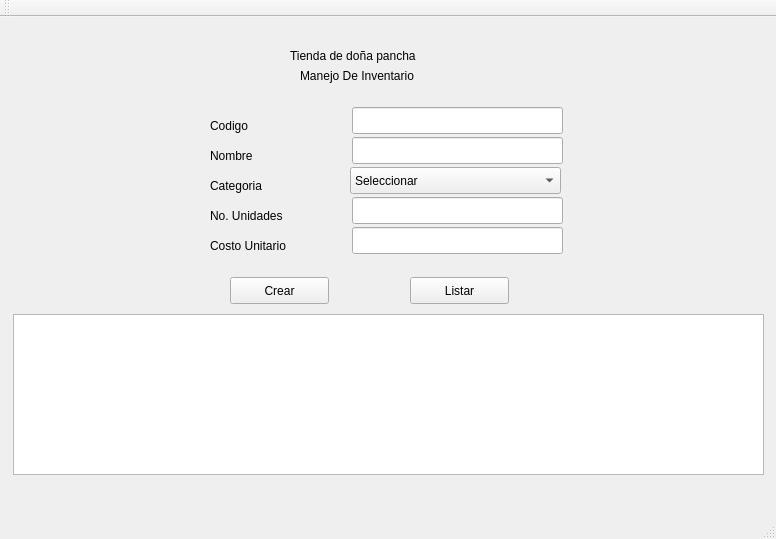
<?xml version="1.0" encoding="UTF-8"?>
<ui version="4.0">
 <class>Ventana</class>
 <widget class="QMainWindow" name="Ventana">
  <property name="geometry">
   <rect>
    <x>0</x>
    <y>0</y>
    <width>776</width>
    <height>539</height>
   </rect>
  </property>
  <property name="windowTitle">
   <string>Ventana</string>
  </property>
  <widget class="QWidget" name="centralWidget">
   <widget class="QLabel" name="label">
    <property name="geometry">
     <rect>
      <x>290</x>
      <y>30</y>
      <width>161</width>
      <height>17</height>
     </rect>
    </property>
    <property name="text">
     <string>Tienda de doña pancha</string>
    </property>
   </widget>
   <widget class="QLabel" name="label_2">
    <property name="geometry">
     <rect>
      <x>210</x>
      <y>130</y>
      <width>67</width>
      <height>17</height>
     </rect>
    </property>
    <property name="text">
     <string>Nombre</string>
    </property>
   </widget>
   <widget class="QLabel" name="label_3">
    <property name="geometry">
     <rect>
      <x>300</x>
      <y>50</y>
      <width>151</width>
      <height>17</height>
     </rect>
    </property>
    <property name="text">
     <string>Manejo De Inventario</string>
    </property>
   </widget>
   <widget class="QLabel" name="label_4">
    <property name="geometry">
     <rect>
      <x>210</x>
      <y>100</y>
      <width>67</width>
      <height>17</height>
     </rect>
    </property>
    <property name="text">
     <string>Codigo</string>
    </property>
   </widget>
   <widget class="QLabel" name="label_5">
    <property name="geometry">
     <rect>
      <x>210</x>
      <y>160</y>
      <width>67</width>
      <height>17</height>
     </rect>
    </property>
    <property name="text">
     <string>Categoria</string>
    </property>
   </widget>
   <widget class="QLabel" name="label_6">
    <property name="geometry">
     <rect>
      <x>210</x>
      <y>190</y>
      <width>101</width>
      <height>17</height>
     </rect>
    </property>
    <property name="text">
     <string>No. Unidades</string>
    </property>
   </widget>
   <widget class="QLabel" name="label_7">
    <property name="geometry">
     <rect>
      <x>210</x>
      <y>220</y>
      <width>101</width>
      <height>17</height>
     </rect>
    </property>
    <property name="text">
     <string>Costo Unitario</string>
    </property>
   </widget>
   <widget class="QLineEdit" name="objCodigo">
    <property name="geometry">
     <rect>
      <x>352</x>
      <y>90</y>
      <width>211</width>
      <height>27</height>
     </rect>
    </property>
   </widget>
   <widget class="QLineEdit" name="objNombre">
    <property name="geometry">
     <rect>
      <x>352</x>
      <y>120</y>
      <width>211</width>
      <height>27</height>
     </rect>
    </property>
   </widget>
   <widget class="QLineEdit" name="objUnidades">
    <property name="geometry">
     <rect>
      <x>352</x>
      <y>180</y>
      <width>211</width>
      <height>27</height>
     </rect>
    </property>
   </widget>
   <widget class="QLineEdit" name="objCosto">
    <property name="geometry">
     <rect>
      <x>352</x>
      <y>210</y>
      <width>211</width>
      <height>27</height>
     </rect>
    </property>
   </widget>
   <widget class="QComboBox" name="objCategoria">
    <property name="geometry">
     <rect>
      <x>350</x>
      <y>150</y>
      <width>211</width>
      <height>27</height>
     </rect>
    </property>
    <item>
     <property name="text">
      <string notr="true">Seleccionar</string>
     </property>
    </item>
    <item>
     <property name="text">
      <string>Básica</string>
     </property>
    </item>
    <item>
     <property name="text">
      <string>Aseo</string>
     </property>
    </item>
    <item>
     <property name="text">
      <string>General</string>
     </property>
    </item>
   </widget>
   <widget class="QTextEdit" name="objSalida">
    <property name="geometry">
     <rect>
      <x>13</x>
      <y>297</y>
      <width>751</width>
      <height>161</height>
     </rect>
    </property>
   </widget>
   <widget class="QPushButton" name="pushButton">
    <property name="geometry">
     <rect>
      <x>230</x>
      <y>260</y>
      <width>99</width>
      <height>27</height>
     </rect>
    </property>
    <property name="text">
     <string>Crear</string>
    </property>
   </widget>
   <widget class="QPushButton" name="pushButton_2">
    <property name="geometry">
     <rect>
      <x>410</x>
      <y>260</y>
      <width>99</width>
      <height>27</height>
     </rect>
    </property>
    <property name="text">
     <string>Listar</string>
    </property>
   </widget>
  </widget>
  <widget class="QMenuBar" name="menuBar">
   <property name="geometry">
    <rect>
     <x>0</x>
     <y>0</y>
     <width>776</width>
     <height>25</height>
    </rect>
   </property>
  </widget>
  <widget class="QToolBar" name="mainToolBar">
   <attribute name="toolBarArea">
    <enum>TopToolBarArea</enum>
   </attribute>
   <attribute name="toolBarBreak">
    <bool>false</bool>
   </attribute>
  </widget>
  <widget class="QStatusBar" name="statusBar"/>
 </widget>
 <layoutdefault spacing="6" margin="11"/>
 <resources/>
 <connections/>
</ui>
